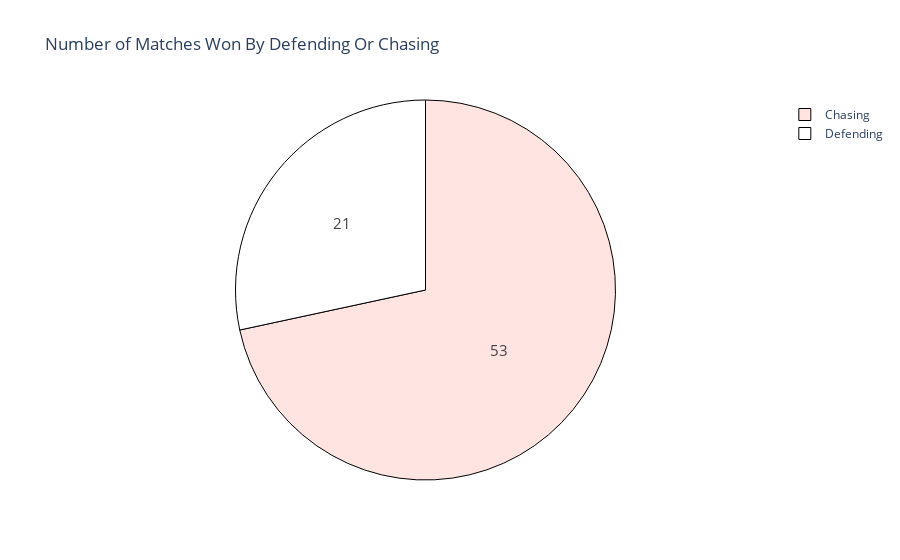

The cell this chart's notebook holds for it:
### Markdown cell above
Number of matches won by defending or chasing

### Code cell
match["won_by"] = match["toss_decision"].map({"field": "Chasing", 
                                     "bat": "Defending"})
won_by = match["won_by"].value_counts()
label = won_by.index
counts = won_by.values
colors = ['mistyrose','white']

fig = go.Figure(data=[go.Pie(labels=label, values=counts)])
fig.update_layout(title_text='Number of Matches Won By Defending Or Chasing')
fig.update_traces(hoverinfo='label+percent', textinfo='value', 
                  textfont_size=15,
                  marker=dict(colors=colors, 
                              line=dict(color='black', width=1)))
fig.show()

### Figure 1 — Plotly figure (JSON) as saved in the notebook; plotly's stock layout.template omitted (floating-point values rounded to 4 significant figures)
{"data": [{"hoverinfo": "label+percent", "labels": ["Chasing", "Defending"], "marker": {"colors": ["mistyrose", "white"], "line": {"color": "black", "width": 1}}, "textfont": {"size": 15}, "textinfo": "value", "type": "pie", "values": [53, 21]}], "layout": {"title": {"text": "Number of Matches Won By Defending Or Chasing"}}}
